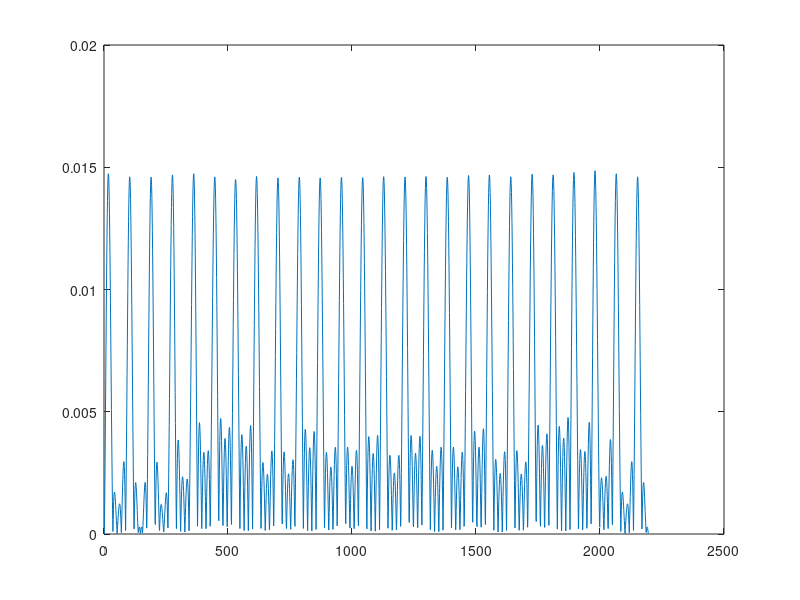

Write MATLAB code to recreate this figure. (Note: this script raises an error after producing the figure.)
clc;
close all;

% Parameters
numSubcarriers = 120;       % Total number of subcarriers
user1Subcarriers = 1:120;   % Subcarriers assigned to User-1

% Initialize subcarrier mapping vector
subcarrierMapping = zeros(numSubcarriers, 1);

% Assign subcarriers to User-1
subcarrierMapping(user1Subcarriers) = 1;

% Display the subcarrier mapping
disp(subcarrierMapping);

% Set parameters for Zadoff-Chu sequence generation
sequenceLength = 120;  % Length of the ZC sequence
rootIdx = 5;           % Root index of the ZC sequence

% Generate the Zadoff-Chu sequence for User-1
n = 0:sequenceLength-1;
zcSequence = exp(-1i * pi * rootIdx * n .* (n + 1) / sequenceLength);

% Display the Zadoff-Chu sequence for User-1
disp(zcSequence);

% Parameters for OFDM waveform generation
user = 1;                % User index
fftSize = 2048;          % FFT size
cpLength = 144;          % Cyclic prefix length

% Generate the OFDM waveform for User-1
ofdmSignal = ifft(zcSequence, fftSize);   % Perform IFFT on the Zadoff-Chu sequence
ofdmSignal = [ofdmSignal(end-cpLength+1:end) ofdmSignal];   % Add cyclic prefix

% Display the OFDM waveform for User-1
disp(ofdmSignal);
plot(abs(ofdmSignal));

% Generate complex Gaussian random variables for each tap
h1 = (randn(1,1)+1j*randn(1,1))/sqrt(2);
h2 = (randn(1,1)+1j*randn(1,1))/sqrt(2);
h3 = (randn(1,1)+1j*randn(1,1))/sqrt(2);
h4 = (randn(1,1)+1j*randn(1,1))/sqrt(2);

% Combine taps to form broadband channel coefficients
h = [0.3*h1 0.8*h2 0.2*h3 0.5*h4];

% Display the generated coefficients
disp(h);

% Convolution between OFDM waveform and complex gaussian channel for user-1
conv_op = conv(ofdmSignal, h);
plot(abs(conv_op));
M = length(conv_op);

%% Receiver Operations %%
% CP removal
L = 4;
rx_signal = conv_op((L+3):length(conv_op));

% Computing FFT
decoded_ofdm = fft(rx_signal);





% Perform LS channel estimation
X = repmat(ofdmSignal(user1Subcarriers), 1, length(h));  % Replicate transmitted signal matrix X for User-1 subcarriers
H_estimated = ls_channel_estimation(qam_demod, X);

% Display the estimated channel coefficients
disp('Estimated Channel Coefficients:');
disp(H_estimated);

% Function for LS channel estimation
function H_estimated = ls_channel_estimation(Y, X)
    % Y: Received signal matrix (size: numSubcarriers x numAntennas)
    % X: Transmitted signal matrix (size: numSubcarriers x numAntennas)

    % Perform LS channel estimation
    H_estimated = pinv(X) * Y;
end
